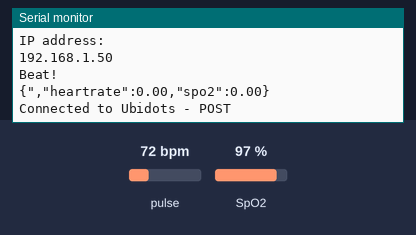
The sketch below on a simulated ESP8266 (NodeMCU). On the bench: the last lines printed to the serial monitor. The test bench sets the inputs (shaded band); at power-on: pulse 72 bpm, SpO2 97 %. WiFi joins after 1.5 s; servers stay silent unless stated; uploads are accepted with an empty reply.

Above: at 2.7 s.
2.8 s: pulse set to 42 bpm
At 2.95 s:
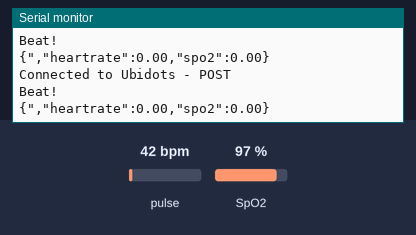
4.3 s: SpO2 set to 80 %
At 5.1 s:
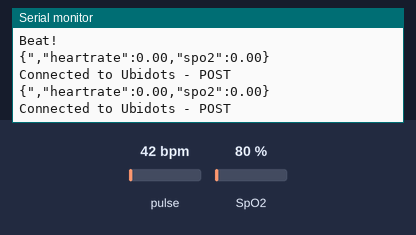
5.8 s: pulse set to 70 bpm
At 7.6 s:
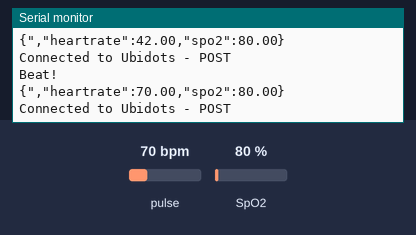
Timing chart, 0 to 9.1 s (numbered marks = the images above; inputs shaded):
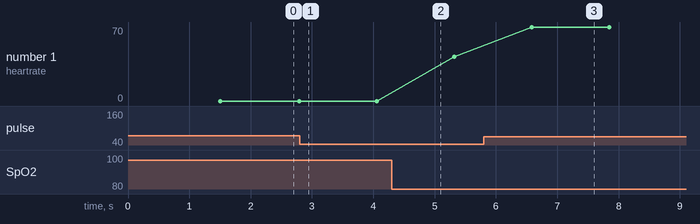

Measured:
- after the input at 5.8 s, the serial monitor: prints a new line after 0.79 s (image 3)
- plotted number 1: 42 → 70 after the input at 5.8 s

The sketch:

pulse_meter_ubidots.ino
```cpp
/********************************
 * Libraries included
 *******************************/

#include <ESP8266WiFi.h>
#include <PubSubClient.h>
#include <Wire.h>
#include "MAX30100_PulseOximeter.h"

//#include <TinyGPS++.h>
#include <SoftwareSerial.h>


/********************************
 * Constants and objects
 *******************************/
///senors
/*#define SENSOR A0 // Set the A0 as SENSOR
Adafruit_MLX90614 mlx = Adafruit_MLX90614();
SoftwareSerial serial_connection(0,2); //tx,rx
*/
/********************************
 * Constants and objects
 *******************************/
//static const int RXPin = 5, TXPin = 4;
static const uint32_t GPSBaud = 9600;
#define REPORTING_PERIOD_MS     1000

//TinyGPSPlus gps;// GPS object to process the NMEA data
PulseOximeter pox;


//
//pulse_oxymeter variable tsLastReport
//uint32_t tsLastReport = 0;

char const * SSID_NAME = "BW"; // Put here your SSID name
char const * SSID_PASS = "12345678R"; // Put here your password
char const * TOKEN = "BBFF-f6mfHdQ7RnaZbX9JVgTBic13CND3yC"; // Put here your TOKEN

char const * HTTPSERVER = "things.ubidots.com";

char const * DEVICE_LABEL = "pulse"; // Put here your device label

/* Put here your variable's labels*/
//char const * VARIABLE_LABEL_1 = "Latitude";
//char const * VARIABLE_LABEL_2 = "Longitude";
char const * VARIABLE_LABEL_3 = "heartrate";
char const * VARIABLE_LABEL_4 = "spo2";
/*char const * VARIABLE_LABEL_5 = "var-test-5";
char const * VARIABLE_LABEL_6 = "var-test-6";
**/


const int HTTPPORT = 80;

char const * USER_AGENT = "ESP8266";
char const * VERSION = "1.0";
char payload[700];
char topic[1000];

WiFiClient clientUbi;
//SoftwareSerial ss(RXPin, TXPin);


// Space to store values to send
//char str_val_ECG[30];
//char str_val_Temp[30];
//char str_val_GPS_lat[30];
//char str_val_GPS_lng[30];
char str_val_BPM[30];
char str_val_oxymeter[30];

//char location[30];
//char lat[30];
//char lng[30];
/********************************
 * Auxiliar Functions
 *******************************/

void SendToUbidots(char* payload) {

  int i = strlen(payload);
  /* Builds the request POST - Please reference this link to know all the request's structures https://ubidots.com/docs/api/ */
  sprintf(topic, "POST /api/v1.6/devices/%s/?force=true HTTP/1.1\r\n", DEVICE_LABEL);
  sprintf(topic, "%sHost: things.ubidots.com\r\n", topic);
  sprintf(topic, "%sUser-Agent: %s/%s\r\n", topic, USER_AGENT, VERSION);
  sprintf(topic, "%sX-Auth-Token: %s\r\n", topic, TOKEN);
  sprintf(topic, "%sConnection: close\r\n", topic);
  sprintf(topic, "%sContent-Type: application/json\r\n", topic);
  sprintf(topic, "%sContent-Length: %d\r\n\r\n", topic, i);
  sprintf(topic, "%s%s\r\n", topic, payload);

  /* Connecting the client */
  clientUbi.connect(HTTPSERVER, HTTPPORT);

  if (clientUbi.connected()) {
    /* Sends the request to the client */
    clientUbi.print(topic);
    Serial.println("Connected to Ubidots - POST");
  } else {
    Serial.println("Connection Failed ubidots - Try Again");
  }

  /* Reads the response from the server */
  while (clientUbi.available()) {
    char c = clientUbi.read();
    //Serial.print(c); // Uncomment this line to visualize the response on the Serial Monitor
  }

  /* Disconnecting the client */
  clientUbi.stop();
}
// Callback (registered below) fired when a pulse is detected
void onBeatDetected()
{
    Serial.println("Beat!");
}


/********************************
 * Main Functions
 *******************************/

void setup() {
  Serial.begin(9600);
//  ss.begin(GPSBaud);

  /* Connects to AP */
  WiFi.begin(SSID_NAME, SSID_PASS);

  while (WiFi.status() != WL_CONNECTED) {
    delay(500);
    Serial.print(".");
    }

  WiFi.setAutoReconnect(true);
  Serial.println(F("WiFi connected"));
  Serial.println(F("IP address: "));
  Serial.println(WiFi.localIP());
  // Assign the pin as INPUT
  //pinMode(14, INPUT); // Setup for leads off detection LO +
 // pinMode(12, INPUT); // Setup for leads off detection LO -
   //mlx.begin();
//   serial_connection.begin(9600);
    pox.setOnBeatDetectedCallback(onBeatDetected);


}

void loop() {

  /* Adapt your value array following the structure specified at https://ubidots.com/docs/api/index.html#send-values-to-one-variable */
     pox.update();

  /*---- Simulates the values of the sensors -----*/
  //float sensor_value_ECG =analogRead(SENSOR) ;
  //float sensor_value_Temp =mlx.readObjectTempF();
  //float sensor_value_GPS_lat = gps.location.lat();
  //float sensor_value_GPS_lng = gps.location.lng();

  float sensor_value_BPM = pox.getHeartRate();
  float sensor_value_oxymeter = pox.getSpO2();
  /*float sensor_value_6 = random(0, 1000)*1.0;
*/
//sprintf(lat)

  /*---- Transforms the values of the sensors to char type -----*/

  /* 4 is mininum width, 2 is precision; float value is copied onto str_val*/
  //dtostrf(sensor_value_ECG, 4, 2, str_val_ECG);
  //dtostrf(sensor_value_Temp, 4, 2, str_val_Temp);
  //dtostrf(sensor_value_GPS_lat, 4, 2, str_val_GPS_lat);
  //dtostrf(sensor_value_GPS_lng, 4, 2, str_val_GPS_lng);
  dtostrf(sensor_value_BPM, 4, 2, str_val_BPM);
  dtostrf(sensor_value_oxymeter, 4, 2, str_val_oxymeter);

  /* Builds the payload with structure: {"temperature":25.00,"humidity":50.00} for first 4 variables*/

  // Important: Avoid to send a very long char as it is very memory space costly, send small char arrays
  sprintf(payload, "{\"");
  //sprintf(payload, "%s%s\":%s", payload, VARIABLE_LABEL_1, str_val_GPS_lat);
  //sprintf(payload, "%s,\"%s\":%s", payload, VARIABLE_LABEL_2, str_val_GPS_lng);
  sprintf(payload, "%s,\"%s\":%s", payload, VARIABLE_LABEL_3, str_val_BPM);
  sprintf(payload, "%s,\"%s\":%s", payload, VARIABLE_LABEL_4, str_val_oxymeter);
  sprintf(payload, "%s}", payload);
  Serial.println(payload);

  /* Calls the Ubidots Function POST */
  SendToUbidots(payload);

  /* Builds the payload with structure: {"temperature":25.00,"humidity":50.00} for the rest of variables*/
 /*
  sprintf(payload, "%s", ""); //Cleans the content of the payload
  sprintf(payload, "{\"");
  sprintf(payload, "%s%s\":%s", payload, VARIABLE_LABEL_5, str_val_5);
  sprintf(payload, "%s,\"%s\":%s", payload, VARIABLE_LABEL_6, str_val_6);
  sprintf(payload, "%s}", payload);
*/
  /* Calls the Ubidots Function POST */
 /*
  SendToUbidots(payload);
  */
  delay(1000);
}
```
